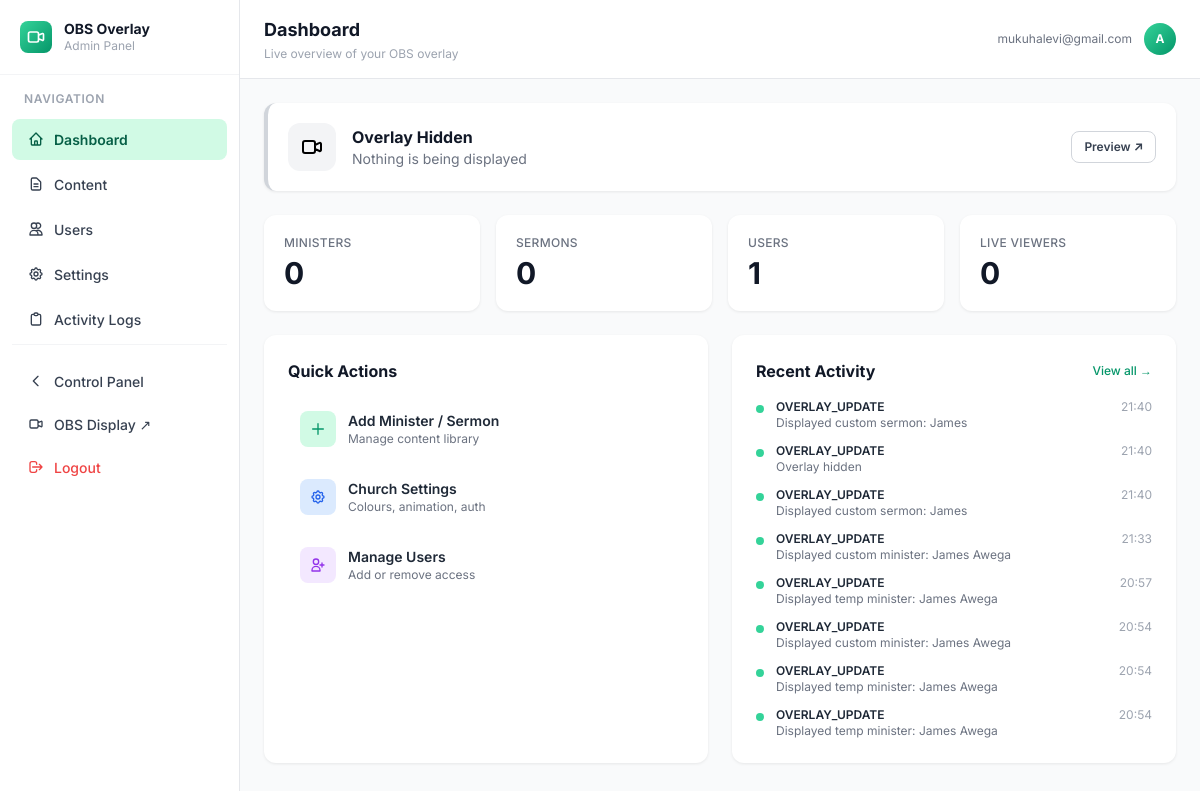
The app's page /admin/dashboard (signed in), older data.
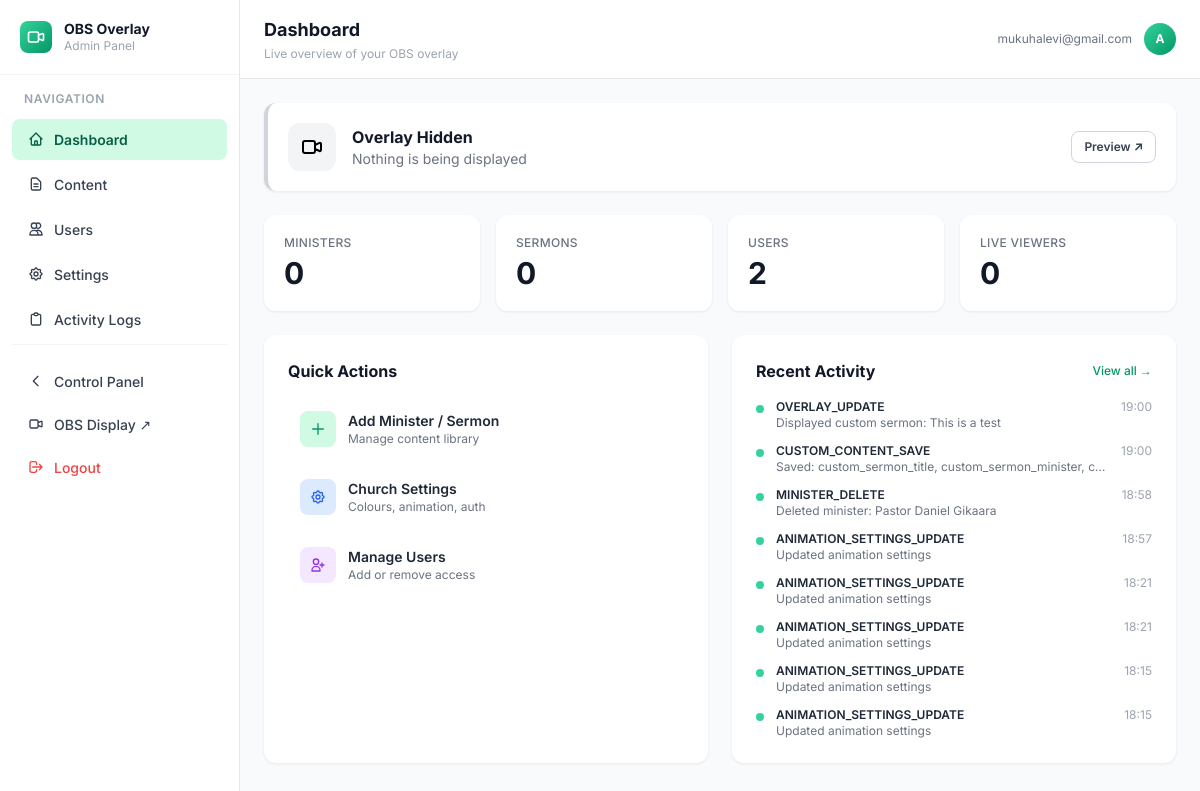
The same page, newer data.
### models.py (models this page shows, shortened)
class ActivityLog(db.Model):
    id = db.Column(db.Integer, primary_key=True)
    user_id = db.Column(db.Integer, db.ForeignKey('user.id'), nullable=True)
    user_email = db.Column(db.String(120))
    user_name = db.Column(db.String(120))
    action = db.Column(db.String(100), nullable=False)
    details = db.Column(db.String(500))
    timestamp = db.Column(db.DateTime, default=datetime.utcnow)
    ip_address = db.Column(db.String(50))

### blueprints/admin.py (the view)
@admin_bp.route('/')
@admin_bp.route('/dashboard')
@login_required
@admin_required
def dashboard():
    from models import Church, Settings, AnimationSettings, Minister, Sermon, User, ActivityLog
    church = Church.query.first()
    settings = {s.key: s.value for s in Settings.query.all()}
    animation_settings = AnimationSettings.query.first()
    cleanup_old_logs()
    recent_logs = ActivityLog.query.order_by(ActivityLog.timestamp.desc()).limit(8).all()
    return render_template('admin/dashboard.html',
                           church=church,
                           settings=settings,
                           animation_settings=animation_settings,
                           current_state=overlay_state,
                           ministers_count=Minister.query.count(),
                           sermons_count=Sermon.query.count(),
                           users_count=User.query.count(),
                           sse_clients=0,
                           recent_logs=recent_logs)

### utils/helpers.py (called while the page is built)
def admin_required(f):
    @wraps(f)
    def decorated(*args, **kwargs):
        if not current_user.is_authenticated:
            return redirect(url_for('auth.login'))
        if not current_user.is_admin:
            log_activity('UNAUTHORIZED_ACCESS_ATTEMPT',
                         f'Attempted admin access: {request.path}')
            return jsonify({'error': 'Admin access required'}), 403
        return f(*args, **kwargs)
    return decorated

def cleanup_old_logs():
    from models import ActivityLog
    try:
        cutoff = datetime.utcnow() - timedelta(days=7)
        deleted = ActivityLog.query.filter(ActivityLog.timestamp < cutoff).delete()
        if deleted:
            db.session.commit()
            print(f"[CLEANUP] Removed {deleted} old activity logs")
    except Exception as e:
        db.session.rollback()
        print(f"Error cleaning up logs: {e}")

### templates/admin/dashboard.html (shortened to what the changed rows need)
{% extends 'admin/base_admin.html' %}
{% block page_title %}Dashboard{% endblock %}
{% block admin_content %}
<div class="grid grid-cols-2 md:grid-cols-4 gap-4 mb-6">
    <div class="card p-5">
        <p class="text-xs text-gray-500 font-medium uppercase tracking-wide">Users</p>
        <p class="text-3xl font-bold text-gray-900 mt-1">{{ users_count }}</p>
    </div>
</div>
<div class="grid grid-cols-1 lg:grid-cols-2 gap-6">
    <div class="card p-6">
        <h2 class="text-base font-bold text-gray-900 mb-4">Quick Actions</h2>
    </div>
    <div class="card p-6">
        <div class="flex items-center justify-between mb-4">
            <h2 class="text-base font-bold text-gray-900">Recent Activity</h2>
        </div>
        {% if recent_logs %}
        <div class="space-y-3">
            {% for log in recent_logs %}
            <div class="flex items-start gap-3">
                <div class="w-2 h-2 rounded-full bg-emerald-400 mt-1.5 flex-shrink-0"></div>
                <div class="flex-1 min-w-0">
                    <p class="text-xs font-semibold text-gray-800 truncate">{{ log.action }}</p>
                    <p class="text-xs text-gray-500 truncate">{{ log.details or '—' }}</p>
                </div>
                <p class="text-xs text-gray-400 flex-shrink-0">{{ log.timestamp.strftime('%H:%M') }}</p>
            </div>
            {% endfor %}
        </div>
        {% else %}
        <p class="text-sm text-gray-400">No recent activity yet</p>
        {% endif %}
    </div>
</div>
{% endblock %}

Row changes from the older to the newer data that the page shows:
no longer on this page (row unchanged): ActivityLog: action "OVERLAY_UPDATE", details "Displayed custom sermon: James", timestamp "21:40"
no longer on this page (row unchanged): ActivityLog: action "OVERLAY_UPDATE", details "Overlay hidden", timestamp "21:40"
no longer on this page (row unchanged): ActivityLog: action "OVERLAY_UPDATE", details "Displayed custom sermon: James", timestamp "21:40"
no longer on this page (row unchanged): ActivityLog: action "OVERLAY_UPDATE", details "Displayed custom minister: James Awega", timestamp "21:33"
no longer on this page (row unchanged): ActivityLog: action "OVERLAY_UPDATE", details "Displayed temp minister: James Awega", timestamp "20:57"
no longer on this page (row unchanged): ActivityLog: action "OVERLAY_UPDATE", details "Displayed custom minister: James Awega", timestamp "20:54"
no longer on this page (row unchanged): ActivityLog: action "OVERLAY_UPDATE", details "Displayed temp minister: James Awega", timestamp "20:54"
no longer on this page (row unchanged): ActivityLog: action "OVERLAY_UPDATE", details "Displayed temp minister: James Awega", timestamp "20:54"
added ActivityLog: action "OVERLAY_UPDATE", details "Displayed custom sermon: This is a test", timestamp "19:00"
added ActivityLog: action "CUSTOM_CONTENT_SAVE", details "Saved: custom_sermon_title, custom_sermon_minister, c…", timestamp "19:00"
added ActivityLog: action "MINISTER_DELETE", details "Deleted minister: Pastor Daniel Gikaara", timestamp "18:58"
added ActivityLog: action "ANIMATION_SETTINGS_UPDATE", details "Updated animation settings", timestamp "18:57"
added ActivityLog: action "ANIMATION_SETTINGS_UPDATE", details "Updated animation settings", timestamp "18:21"
added ActivityLog: action "ANIMATION_SETTINGS_UPDATE", details "Updated animation settings", timestamp "18:21"
added ActivityLog: action "ANIMATION_SETTINGS_UPDATE", details "Updated animation settings", timestamp "18:15"
added ActivityLog: action "ANIMATION_SETTINGS_UPDATE", details "Updated animation settings", timestamp "18:15"
Text that changed along with them:
{{ users_count }}: "1" → "2"
